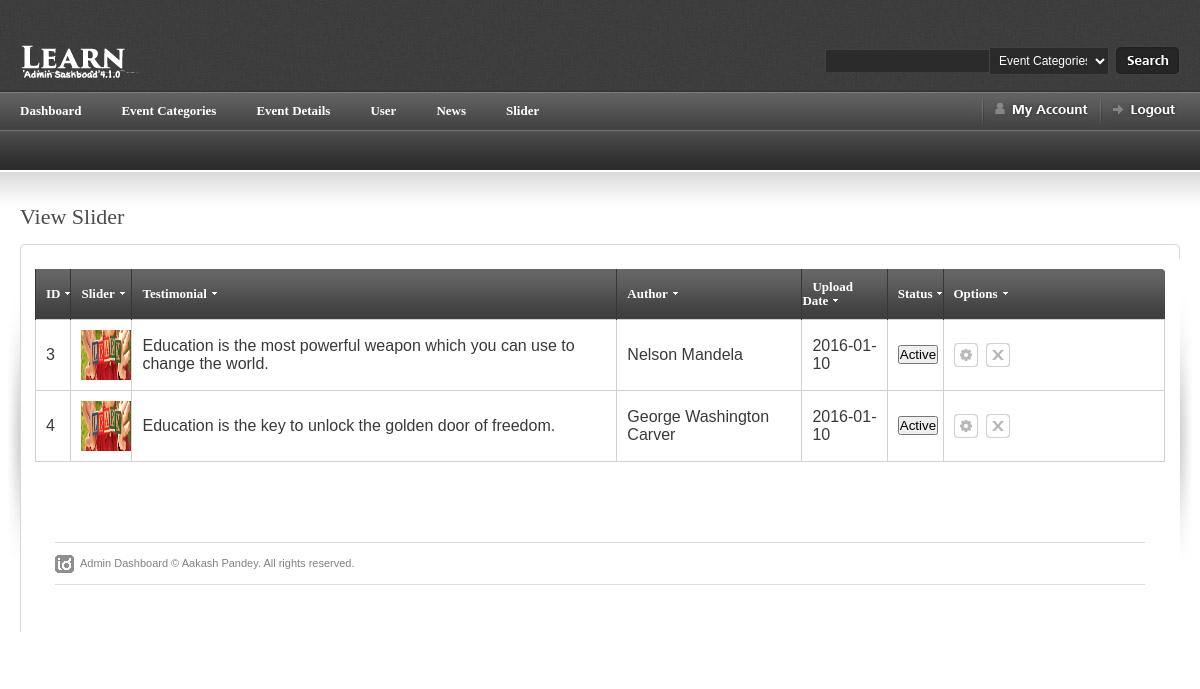
/admin/view_slider.php (signed in), run on the app's committed database.
### tables this page shows
CREATE TABLE IF NOT EXISTS `tbl_slider` (
  `id` int(11) NOT NULL,
  `images` varchar(150) NOT NULL,
  `testimonial` varchar(2000) NOT NULL,
  `date` date NOT NULL,
  `status` enum('active','inactive') NOT NULL,
  `author` varchar(250) NOT NULL
);

### admin/view_slider.php (the view, shortened to what this page needs)
<?php
include ("../includes/admin_header.php");
include("../database/connection.php");
?>
<div id="content-outer">
<div id="content">
<div id="page-heading"><h1>View Slider</h1></div>
<table border="0" width="100%" cellpadding="0" cellspacing="0" id="content-table">
<tr>
	<th rowspan="3" class="sized"><img src="../images/shared/side_shadowleft.jpg" width="20" height="300" alt="" /></th>
	<th class="topleft"></th>
	<td id="tbl-border-top">&nbsp;</td>
	<th class="topright"></th>
	<th rowspan="3" class="sized"><img src="../images/shared/side_shadowright.jpg" width="20" height="300" alt="" /></th>
</tr>
<tr>
	<td id="tbl-border-left"></td>
	<td>
	<div id="content-table-inner">
	<table border="0" width="100%" cellpadding="0" cellspacing="0">
	<tr valign="top">
	<td>
		<table border="0" cellpadding="0" cellspacing="0"  id="id-form">
				<table border="0" width="100%" cellpadding="0" cellspacing="0" id="product-table">
				<tr>
					<th class="table-header-repeat line-left"><a href="">ID</a>	</th>
					<th class="table-header-repeat line-left"><a href="">Slider</a></th>
					<th class="table-header-repeat line-left"><a href="">Testimonial</a></th>
					<th class="table-header-repeat line-left"><a href="">Author</a></th>
					<th class="table-header-repeat line-left"><a href="">Upload Date</a></th>
					<th class="table-header-repeat line-left"><a href="">Status</a></th>
					<th class="table-header-options line-left"><a href="">Options</a></th>
				</tr>
					<?php
					$user="select * from tbl_slider";
					$result=mysqli_query($connection, $user);
					if(mysqli_num_rows($result)>0) {
					while ($row=mysqli_fetch_assoc($result)) {
					?>
					<tr>
					<td><?=$row['id']?></td>
					<td><img src="../images/<?=$row['images']?>" height=50 width=50></td>
					<td><a href=""><?=$row['testimonial']?></a></td>
					<td><?=$row['author']?></td>
					<td><?=$row['date']?></td>
					<td>
						<?php
							if($row['status'] == 'active') {
								$status = 'Active';
								$class = "success";
							} else {
								$status = 'Inactive';
								$class = "danger";
							}
						?>
						<form method="POST" action="<?=$_SERVER["PHP_SELF"]?>">
						<button type="submit" class="btn btn-<?=$class?>"><?=$status?></button>
						</form>
					</td>
					<td>
					<?php echo"<a href='edit_slider.php?id=$row[id]' title='Edit' class='icon-1 info-tooltip'> </a>";?>
					<?php echo"<a href='delete_slider.php?id=$row[id]' title='Delete' class='icon-2 info-tooltip'onclick='return ConfirmDelete()'> </a>";?>
					</td>
				</tr>
				<?php
				}
			}
		?>
				</table>
			</div>
<?php
include '../includes/admin_footer.php';
?>

### css/admin_screen.css (style rules this page uses)
* { margin: 0; padding: 0; }
html, body { height: 100%; }
body { background: #fff; color: #393939; font-family: Arial; font-size: 0px; line-height: 0; }
#content-outer { background: url(../images/shared/content_repeat.jpg) repeat-x; }
#content { color: #333; font-family: Arial, Helvetica, sans-serif; font-size: 12px; line-height: 18px; margin: 0 auto 0 auto; max-width: 1260px; min-width: 780px; padding: 35px 0px 30px 0px; }
#content-table { font-size: 0px; line-height: 0px; }
#content-table th.sized { height: 15px; width: 15px; padding: 0; margin: 0; font-size: 0px; line-height: 0px; }
#content-table-inner { font-size: 12px; line-height: 12px; padding: 10px 0 20px 0; }
#tbl-border-top { background: url(../images/shared/border_bit.jpg) top repeat-x; line-height: 0;font-size: 0px; height: 15px; }
#tbl-border-left { background: url(../images/shared/border_bit.jpg) left repeat-y; }
.topleft { background: url(../images/shared/corner_top_left.jpg) no-repeat; width:15px; height:15px; }
.topright { background: url(../images/shared/corner_top_right.jpg) no-repeat; width:15px; height:15px; }
#page-heading { margin: 0 0 15px 20px; }
h1 { color: #4b4b4b; font-family: Tahoma; font-size: 22px; line-height: 24px; font-weight: normal; }
a.icon-1 { background: url(../images/table_icon_1.gif) no-repeat; display: block; float: left; height: 24px; margin: 0 8px 0 0; width: 24px; }
a.icon-2 { background: url(../images/table_icon_2.gif) no-repeat; display: block; float: left; height: 24px; margin: 0 8px 0 0; width: 24px; }
#product-table { margin-bottom: 20px; }
#product-table td a { color: #393939; }
#product-table th { height: 50px; text-align: left; }
#product-table td { border: 1px solid #d2d2d2; padding: 10px 0 10px 10px; }
.table-header-options { background: url(../images/table/table_header_options.jpg) no-repeat; border: none; min-width: 221px; padding: 0px 0 0 0; width: 221px; }
.table-header-repeat { background: url(../images/table/table_header_repeat.jpg) repeat-x; border: none; font-size: 0px; line-height: 0; padding: 0px 0 0 0; }
.table-header-options a, .table-header-repeat a { background: url(../images/table/table_sort_arrow.gif) right no-repeat; color: #fff; font-family: Tahoma; font-size: 13px; font-weight: bold; line-height: 14px; margin: 0 0 0 10px; padding: 0 10px 0 0; }
th.line-left { border-left: 1px solid #373737; }
table { border-collapse: collapse; }
a { outline: none; text-decoration: none; }
img { border: 0; }
form { margin: 0; padding: 0; }

### data on the page
tbl_slider: id "3", images (picture), testimonial "Education is the most powerful weapon which you can use to change the world.", author "Nelson Mandela", date "2016-01-10", status "Active"
tbl_slider: id "4", images (picture), testimonial "Education is the key to unlock the golden door of freedom.", author "George Washington Carver", date "2016-01-10", status "Active"
